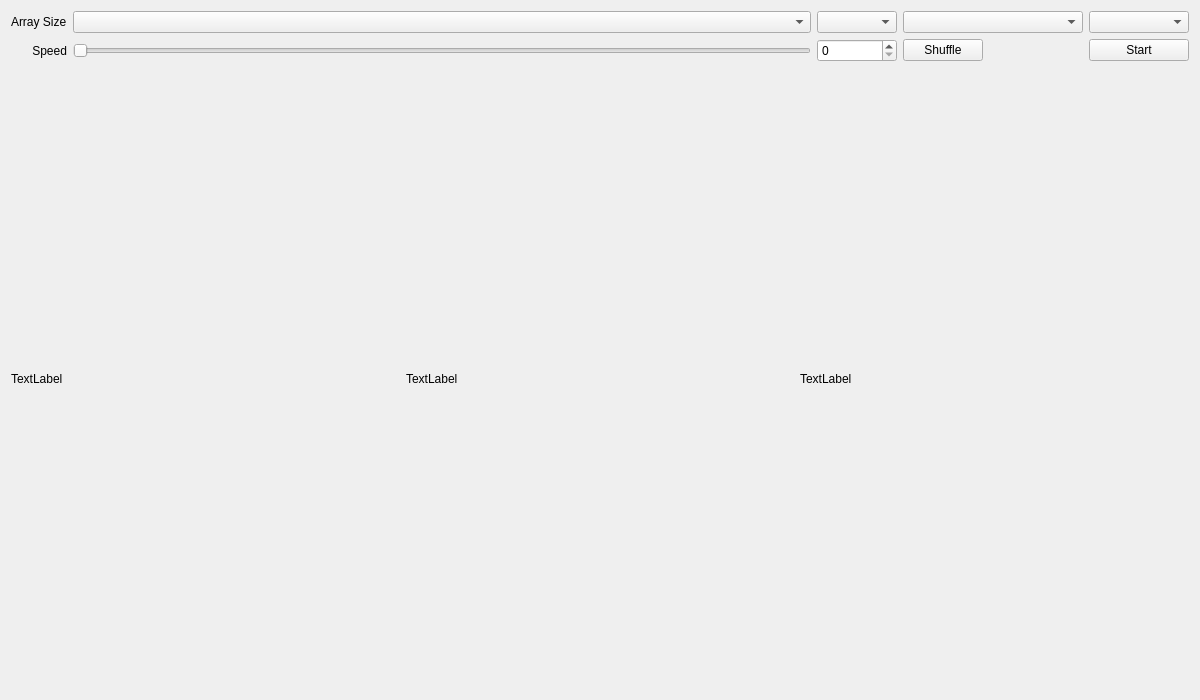
<?xml version="1.0" encoding="UTF-8"?>
<ui version="4.0">
 <class>MainWindow</class>
 <widget class="QMainWindow" name="MainWindow">
  <property name="geometry">
   <rect>
    <x>0</x>
    <y>0</y>
    <width>1200</width>
    <height>700</height>
   </rect>
  </property>
  <property name="sizePolicy">
   <sizepolicy hsizetype="Ignored" vsizetype="Ignored">
    <horstretch>0</horstretch>
    <verstretch>0</verstretch>
   </sizepolicy>
  </property>
  <property name="windowTitle">
   <string>MainWindow</string>
  </property>
  <widget class="QWidget" name="centralWidget">
   <layout class="QVBoxLayout" name="verticalLayout">
    <item>
     <layout class="QGridLayout" name="gridLayout_3">
      <item row="1" column="0">
       <layout class="QGridLayout" name="gridLayout">
        <item row="1" column="2">
         <widget class="QLabel" name="label">
          <property name="text">
           <string>Speed</string>
          </property>
          <property name="alignment">
           <set>Qt::AlignRight|Qt::AlignTrailing|Qt::AlignVCenter</set>
          </property>
         </widget>
        </item>
        <item row="0" column="6">
         <widget class="QComboBox" name="comboBoxShuffle"/>
        </item>
        <item row="1" column="3">
         <widget class="QSlider" name="SliderSpeed">
          <property name="orientation">
           <enum>Qt::Horizontal</enum>
          </property>
         </widget>
        </item>
        <item row="0" column="7">
         <widget class="QComboBox" name="comboBoxAlgorithm">
          <property name="sizePolicy">
           <sizepolicy hsizetype="Fixed" vsizetype="Fixed">
            <horstretch>0</horstretch>
            <verstretch>0</verstretch>
           </sizepolicy>
          </property>
          <property name="minimumSize">
           <size>
            <width>180</width>
            <height>0</height>
           </size>
          </property>
         </widget>
        </item>
        <item row="1" column="6">
         <widget class="QSpinBox" name="spinBoxAnimSpeed">
          <property name="sizePolicy">
           <sizepolicy hsizetype="Minimum" vsizetype="Fixed">
            <horstretch>0</horstretch>
            <verstretch>0</verstretch>
           </sizepolicy>
          </property>
          <property name="minimumSize">
           <size>
            <width>80</width>
            <height>23</height>
           </size>
          </property>
         </widget>
        </item>
        <item row="0" column="8">
         <widget class="QComboBox" name="comboBoxPaintType"/>
        </item>
        <item row="1" column="7">
         <widget class="QPushButton" name="buttonShuffle">
          <property name="sizePolicy">
           <sizepolicy hsizetype="Fixed" vsizetype="Fixed">
            <horstretch>0</horstretch>
            <verstretch>0</verstretch>
           </sizepolicy>
          </property>
          <property name="text">
           <string>Shuffle</string>
          </property>
         </widget>
        </item>
        <item row="1" column="8">
         <widget class="QPushButton" name="buttonStart">
          <property name="sizePolicy">
           <sizepolicy hsizetype="Fixed" vsizetype="Fixed">
            <horstretch>0</horstretch>
            <verstretch>0</verstretch>
           </sizepolicy>
          </property>
          <property name="minimumSize">
           <size>
            <width>100</width>
            <height>21</height>
           </size>
          </property>
          <property name="text">
           <string>Start</string>
          </property>
         </widget>
        </item>
        <item row="0" column="3">
         <widget class="QComboBox" name="comboBoxArraySize"/>
        </item>
        <item row="0" column="2">
         <widget class="QLabel" name="label_2">
          <property name="text">
           <string>Array Size</string>
          </property>
         </widget>
        </item>
       </layout>
      </item>
     </layout>
    </item>
    <item>
     <layout class="QHBoxLayout" name="mainPainter">
      <property name="spacing">
       <number>6</number>
      </property>
      <property name="sizeConstraint">
       <enum>QLayout::SetDefaultConstraint</enum>
      </property>
     </layout>
    </item>
    <item>
     <layout class="QGridLayout" name="gridLayout_1">
      <item row="0" column="0">
       <layout class="QGridLayout" name="gridLayout_2">
        <item row="0" column="2">
         <widget class="QLabel" name="labelComparisons">
          <property name="text">
           <string>TextLabel</string>
          </property>
         </widget>
        </item>
        <item row="0" column="3">
         <widget class="QLabel" name="labelChanges">
          <property name="text">
           <string>TextLabel</string>
          </property>
         </widget>
        </item>
        <item row="0" column="4">
         <widget class="QLabel" name="labelTime">
          <property name="text">
           <string>TextLabel</string>
          </property>
         </widget>
        </item>
       </layout>
      </item>
     </layout>
    </item>
   </layout>
  </widget>
 </widget>
 <layoutdefault spacing="6" margin="11"/>
 <resources/>
 <connections/>
</ui>
